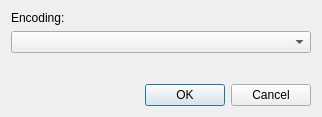
<?xml version="1.0" encoding="UTF-8"?>
<ui version="4.0">
 <class>frmEncodingChooser</class>
 <widget class="QDialog" name="frmEncodingChooser">
  <property name="windowModality">
   <enum>Qt::WindowModal</enum>
  </property>
  <property name="geometry">
   <rect>
    <x>0</x>
    <y>0</y>
    <width>318</width>
    <height>117</height>
   </rect>
  </property>
  <property name="windowTitle">
   <string>Encoding</string>
  </property>
  <property name="windowIcon">
   <iconset resource="resources.qrc">
    <normaloff>:/icons/default/scalable/notepadqq.svg</normaloff>:/icons/default/scalable/notepadqq.svg</iconset>
  </property>
  <property name="modal">
   <bool>true</bool>
  </property>
  <layout class="QVBoxLayout" name="verticalLayout">
   <item>
    <widget class="QLabel" name="label">
     <property name="text">
      <string>Encoding:</string>
     </property>
    </widget>
   </item>
   <item>
    <widget class="QComboBox" name="cmbEncodings">
     <property name="sizePolicy">
      <sizepolicy hsizetype="MinimumExpanding" vsizetype="Fixed">
       <horstretch>0</horstretch>
       <verstretch>0</verstretch>
      </sizepolicy>
     </property>
     <property name="minimumSize">
      <size>
       <width>300</width>
       <height>0</height>
      </size>
     </property>
    </widget>
   </item>
   <item>
    <spacer name="verticalSpacer">
     <property name="orientation">
      <enum>Qt::Vertical</enum>
     </property>
     <property name="sizeType">
      <enum>QSizePolicy::MinimumExpanding</enum>
     </property>
     <property name="sizeHint" stdset="0">
      <size>
       <width>20</width>
       <height>10</height>
      </size>
     </property>
    </spacer>
   </item>
   <item>
    <widget class="QDialogButtonBox" name="buttonBox">
     <property name="standardButtons">
      <set>QDialogButtonBox::Cancel|QDialogButtonBox::Ok</set>
     </property>
    </widget>
   </item>
  </layout>
 </widget>
 <resources>
  <include location="resources.qrc"/>
 </resources>
 <connections/>
</ui>
